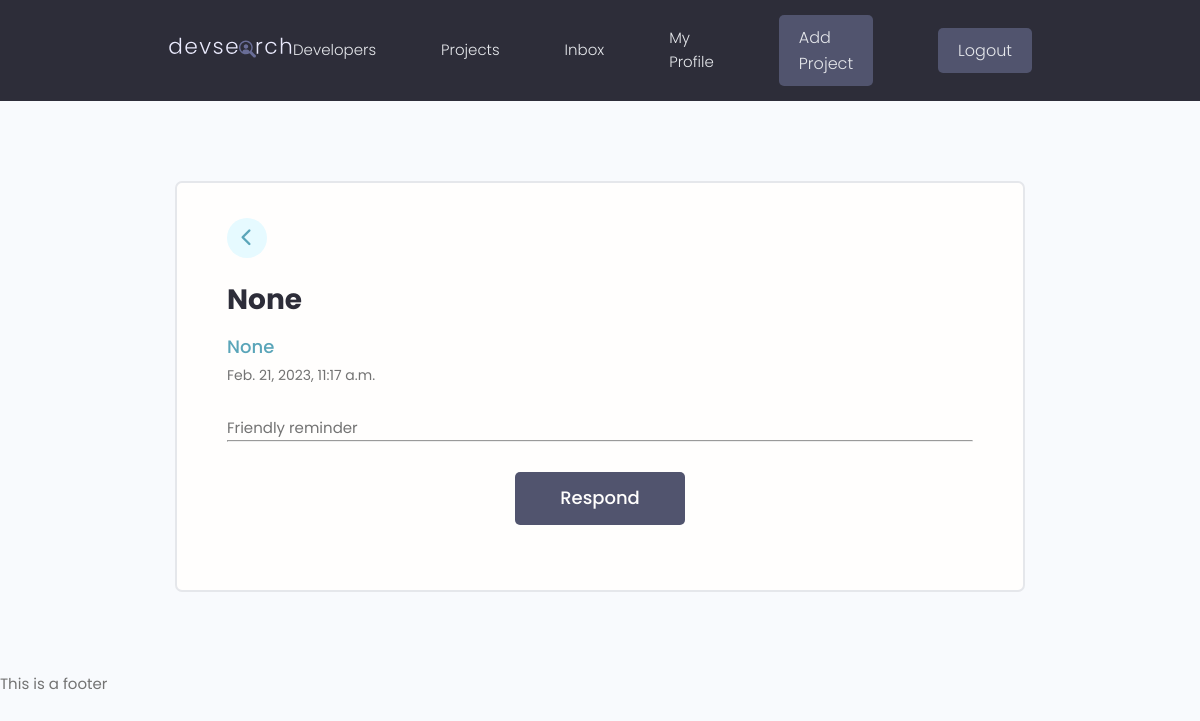
The app's page /profiles/message-detail/19bae83c-564f-4dee-851d-6041a74c3d83 (signed in) with its own data.
### users/models.py (models this page shows, shortened)
class Message(models.Model):
    sender = models.ForeignKey(Profile, on_delete=models.SET_NULL, null=True, blank=True)
    recipient = models.ForeignKey(Profile,on_delete=models.CASCADE, related_name='messages')
    name = models.CharField(max_length=200, null=True, blank=True)
    email = models.EmailField(max_length=200, null=True, blank=True)
    subject = models.CharField(max_length=200, null=True, blank=True)
    body = models.TextField()
    is_read = models.BooleanField(default=False, null=True)
    created_at = models.DateTimeField(auto_now_add=True)
    id = models.UUIDField(default=uuid.uuid4, unique=True, primary_key=True, editable=False)
    class Meta:
        ordering = ['is_read','-created_at']

### users/views.py (the view)
# urls.py: path('message-detail/<str:pk>', views.messageDetail, name='message'),
@login_required(login_url='users:login')
def messageDetail(request, pk):
    profile = request.user.profile
    message = profile.messages.get(id=pk)
    if message.is_read == False:
        message.is_read = True
        message.save()
    context = {"message":message}
    return render(request, 'users/message.html', context)

### users/templates/users/message.html (shortened to what this page needs)
{% extends "base.html"%}
{% load static %}
{% block content %}
  <main class="messagePage my-xl">
    <div class="content-box">
      <div class="message">
        <a class="backButton" href="{% url 'users:inbox' %}"><i class="fa-solid fa-chevron-left "></i></a>
        <h2 class="message__subject">{{message.subject}}</h2>
          <a
            {%if message.sender %} href="{% url 'users:profile-detail' message.sender.id %}"{% endif %}
            class="message__author">
            {{message.name}}
          </a>
          <p class="message__date">{{message.created_at}}</p>
          <div class="message__body">
            {{message.body|linebreaksbr}}
          </div>
          <hr>
          {% if message.sender %}
          <a class="btn btn--sub btn--lg  my-md" href="{% url 'users:create-message' message.sender.id %}?next={{request.path}}">Respond</a>
          {% else %}
          <p class="message__date">You can respond on:</p>
          <h2 class="message__subject"> {{message.email}}</h2>
          {% endif %}
      </div>
    </div>
  </main>
  {% endblock content %}

### static/styles/app.css (style rules this page uses)
:root { --color-sub: #2d2d39; }
.btn--sub { background-color: var(--color-sub-light); }
.content-box { width: 95%; max-width: 85rem; margin: 0 auto; }
.message { padding: 2.5rem 0; }
.message > a { display: flex; gap: 1rem; }
.message__author, .message__date { flex-basis: 25%; }
.message__subject { flex-basis: 50%; }
.message__date { text-align: right; }
.messagePage .message { list-style: none; background: var(--color-white); padding: 3.5rem 5rem; border: 2px solid var(--color-light); border-radius: 0.7rem; }
.messagePage .message__subject { font-size: 2.8rem; color: var(--color-sub); margin-bottom: 1rem; margin-top: 2rem; }
.messagePage .message__author { font-size: 1.8rem; font-weight: 500; }
.messagePage .message__date { font-size: 1.4rem; font-weight: 400; text-align: left; margin-bottom: 3rem; }
.backButton { background: var(--color-main-light); color: var(--color-main); width: 4rem; height: 4rem; display: flex; align-items: center; justify-content: center; border-radius: 50%; }
.backButton i { font-size: 1.8rem; }

### static/uikit/styles/modules/_variables.css (style rules this page uses)
:root { --color-main: #5aa5b9; --color-main-light: #e6faff; --color-sub: #3f4156; --color-sub-light: #51546e; --color-sub-lighter: #ededfd; --color-text: #737373; --color-gray: #8b8b8b; --color-light: #e5e7eb; --color-light-gray: #767676; --color-bg: #f8fafd; --color-white: #fffefd; --color-white-light: #f3f3f3; --color-success: #359e64; --color-success-bg: #def8e8; --color-error: #fc4b0b; --color-error-bg: #fff2ee; --font-base: 'Poppins', arial, helvetica, 'Segoe UI', roboto, ubuntu, sans-serif; --font-monospace: 'Fira Code', 'Courier New', courier, monospace; --font-regular: 300; --font-medium: 500; --font-bold: 700; --generic-shadow: 1px 1px 5px #00000010; --generic-transition: all 0.3s ease-in-out; }

### static/uikit/styles/modules/_base.css (style rules this page uses)
* { margin: 0; padding: 0; box-sizing: border-box; text-rendering: optimizeLegibility; color: inherit; font-size: inherit; }
html { font-size: 50%; }
@media only screen and (min-width: 480px) { html { font-size: 56.25%; } }
@media only screen and (min-width: 1200px) { html { font-size: 62.5%; } }
body { line-height: 1.6; font-weight: 400; font-size: 1.5rem; color: var(--color-text); background-color: var(--color-bg); min-height: 100vh; }

### static/uikit/styles/modules/_typography.css (style rules this page uses)
* { font-family: var(--font-base); }
h2 { font-size: 3.6rem; font-weight: var(--font-bold); }
p, span, strong { font-size: 1.6rem; color: var(--color-text); font-weight: var(--font-regular); }
a { padding-bottom: 2px; text-decoration: none; display: inline-block; color: var(--color-main); font-weight: var(--font-medium); }

### static/uikit/styles/modules/_utilities.css (style rules this page uses)
.my-md { margin: 3rem auto; }
.my-xl { margin: 8rem auto; }

### static/uikit/styles/modules/_button.css (style rules this page uses)
.btn { display: inline-block; position: relative; cursor: pointer; background-color: var(--color-light); font-weight: var(--font-medium); color: var(--color-sub); text-decoration: none; padding: 1rem 2rem; border-radius: 0.5rem; border: none; width: -webkit-fit-content; width: -moz-fit-content; width: fit-content; height: -webkit-fit-content; height: -moz-fit-content; height: fit-content; font-size: 1.6rem; outline-width: 0; outline-color: transparent; -webkit-backface-visibility: hidden; backface-visibility: hidden; transition: all 0.3s ease-in-out; }
.btn--sub { background-color: var(--color-sub); color: var(--color-white); }
.btn--lg { font-size: 1.8rem; padding: 1.2rem 4.5rem; }

### records on screen
Message: subject "None", name "None", created_at "Feb. 21, 2023, 11:17 a.m.", body "Friendly reminder"
